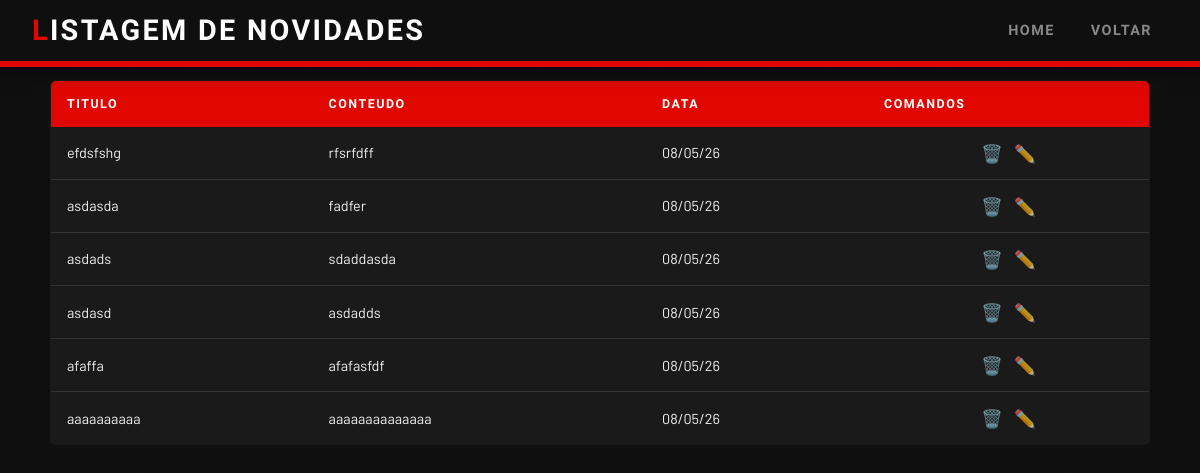
The page /View/novidades/listagem-novidades.php (signed in) on the database its author committed.
### tables this page shows
CREATE TABLE novidades  (
    id_novidades INTEGER PRIMARY KEY AUTOINCREMENT,
    titulo TEXT,
    conteudo TEXT,
    data_pub TEXT
);

### view/novidades/listagem-novidades.php (the view, shortened to what this page needs)
<?php
$conn = new PDO("sqlite:../../banco.db");
$sql_dados_novidades = "
SELECT id_novidades, titulo, conteudo, data_pub
FROM novidades
ORDER BY id_novidades DESC;
";
$result_set_novidades = $conn->query($sql_dados_novidades);
?>
<!DOCTYPE html>
<html>
<head>
    <link rel="stylesheet" href="../../style.css">
</head>
<body>
    <header>
        <h1>Listagem de Novidades</h1>
            <nav>
                <a href="/">Home</a>
                <a href="/usuarios.php">Voltar</a>
            </nav>
    </header>
    <table>
        <thead>
            <tr>
                <th>Titulo</th>
                <th>conteudo</th>
                <th>Data</th>
                <th>Comandos</th>
            </tr>
        </thead>
        <tbody>
            <?php
            while ($uma_novidade = $result_set_novidades->fetch(PDO::FETCH_ASSOC)) {
                $titulo  = $uma_novidade['titulo'];
                $conteudo = $uma_novidade['conteudo'];
                $data_pub = date('d/m/y', strtotime($uma_novidade['data_pub']));
                $id_novidades = $uma_novidade['id_novidades'];
                $linha_com_novidade = "
                <tr>
                    <td>$titulo</td>
                    <td>$conteudo</td>
                    <td>$data_pub</td>
                    <td>
                    <a href='ctrl-apagar-novidades.php?id_novidades=$id_novidades'>🗑️</a>
                    <a href='ctrl-editar-novidades.php?id_novidades=$id_novidades'>✏️</a>
                    </td>
                </tr>
                ";
                echo $linha_com_novidade;
            }
            ?>
        </tbody>
    </table>
</body>
</html>

### style.css (style rules this page uses)
:root { --f1-red: #E10600; --f1-red-dark: #A80400; --f1-red-glow: rgba(225, 6, 0, 0.25); --f1-black: #0f0f0f; --f1-dark: #1a1a1a; --f1-surface: #222222; --f1-border: #333333; --f1-text: #f0f0f0; --f1-muted: #888888; --f1-white: #ffffff; --font-display: 'Barlow Condensed', sans-serif; --font-body: 'Barlow', sans-serif; --radius: 6px; --transition: 0.2s ease; }
*, *::before, *::after { box-sizing: border-box; margin: 0; padding: 0; }
html { font-size: 16px; scroll-behavior: smooth; }
body { font-family: var(--font-body); background-color: var(--f1-black); color: var(--f1-text); line-height: 1.6; min-height: 100vh; background-image: repeating-linear-gradient( -45deg, transparent, transparent 40px, rgba(255,255,255,0.015) 40px, rgba(255,255,255,0.015) 41px ); }
header { background-color: var(--f1-black); border-bottom: 3px solid var(--f1-red); padding: 0 2rem; position: sticky; top: 0; z-index: 100; display: flex; align-items: center; justify-content: space-between; gap: 2rem; min-height: 64px; box-shadow: 0 3px 0 var(--f1-red), 0 4px 20px rgba(0,0,0,0.6); }
header h1 { font-family: var(--font-display); font-size: 1.8rem; font-weight: 900; letter-spacing: 0.08em; text-transform: uppercase; color: var(--f1-white); line-height: 1; padding: 1rem 0; }
header h1 span, header h1::first-letter { color: var(--f1-red); }
nav { display: flex; gap: 0.25rem; align-items: center; }
nav a { font-family: var(--font-display); font-weight: 600; font-size: 0.9rem; letter-spacing: 0.1em; text-transform: uppercase; color: var(--f1-muted); text-decoration: none; padding: 0.45rem 1rem; border-radius: var(--radius); transition: color var(--transition), background var(--transition); position: relative; }
h1, h2, h3, h4, h5, h6 { font-family: var(--font-display); text-transform: uppercase; letter-spacing: 0.05em; line-height: 1.2; color: var(--f1-white); }
table { width: 100%; border-collapse: collapse; font-size: 0.9rem; margin: 1rem 0; background: var(--f1-dark); border-radius: var(--radius); overflow: hidden; border: 1px solid var(--f1-border); }
thead { background: var(--f1-red); }
thead th { font-family: var(--font-display); font-weight: 700; font-size: 0.78rem; letter-spacing: 0.12em; text-transform: uppercase; color: var(--f1-white); padding: 0.8rem 1rem; text-align: left; white-space: nowrap; }
tbody tr { border-bottom: 1px solid var(--f1-border); transition: background var(--transition); }
tbody tr:last-child { border-bottom: none; }
tbody td { padding: 0.75rem 1rem; color: var(--f1-text); vertical-align: middle; }
tbody td:last-child { text-align: center; white-space: nowrap; }
tbody td a { text-decoration: none; font-size: 1.1rem; margin: 0 0.25rem; opacity: 0.7; transition: opacity var(--transition), transform var(--transition); display: inline-block; }
body > h2:first-of-type, body > form, body > table { max-width: 1100px; margin-left: auto; margin-right: auto; padding: 0 1.5rem; }
a { color: var(--f1-red); text-decoration: none; transition: color var(--transition); }

### rows shown on the page
novidades: titulo "efdsfshg", conteudo "rfsrfdff", data_pub "08/05/26"
novidades: titulo "asdasda", conteudo "fadfer", data_pub "08/05/26"
novidades: titulo "asdads", conteudo "sdaddasda", data_pub "08/05/26"
novidades: titulo "asdasd", conteudo "asdadds", data_pub "08/05/26"
novidades: titulo "afaffa", conteudo "afafasfdf", data_pub "08/05/26"
novidades: titulo "aaaaaaaaaa", conteudo "aaaaaaaaaaaaaa", data_pub "08/05/26"
